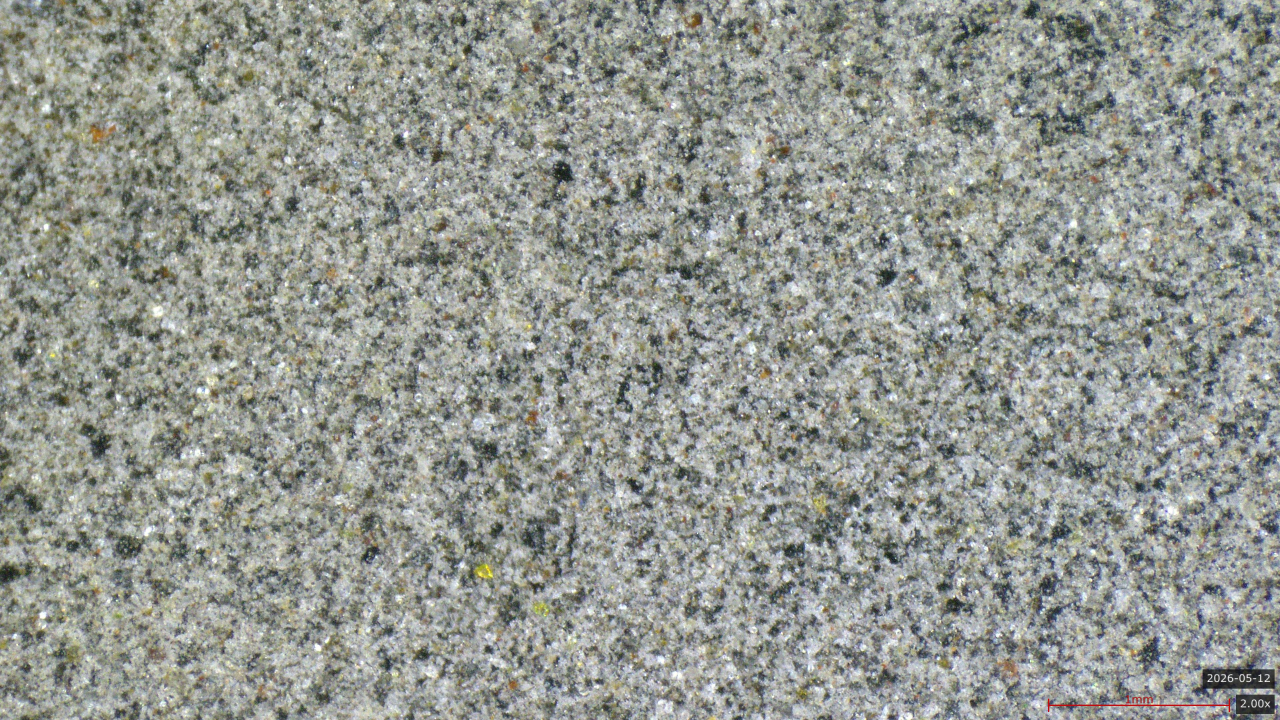
#> input picture images/raw/img260512-13.jpg, 3840 x 2160 px (shown at 1/3 size)
$ python image_pd1.py
#> lines starting #> are read from the running program, lines starting #| are printed output that depends on the picture
"""
Convert images to grayscale and compute H1 (1st order) persistent diagrams
using homcloud's bitmap levelset filtration.
"""

from pathlib import Path
import os
import tempfile
import matplotlib
matplotlib.use('Agg')
import matplotlib.pyplot as plt
import numpy as np
from PIL import Image
import homcloud.interface as hc

_HERE = Path(__file__).resolve().parent
INPUT_DIR  = str(_HERE / 'raw')
OUTPUT_DIR = str(_HERE)
IMAGES = ['img260512-13.jpg', 'img260512-15.jpg']


TARGET_SIZE = (512, 288)  # width x height (16:9, keeps aspect ratio)


def load_grayscale(path):
#> called with path = 'images/raw/img260512-13.jpg'
    img = Image.open(path).convert('L')
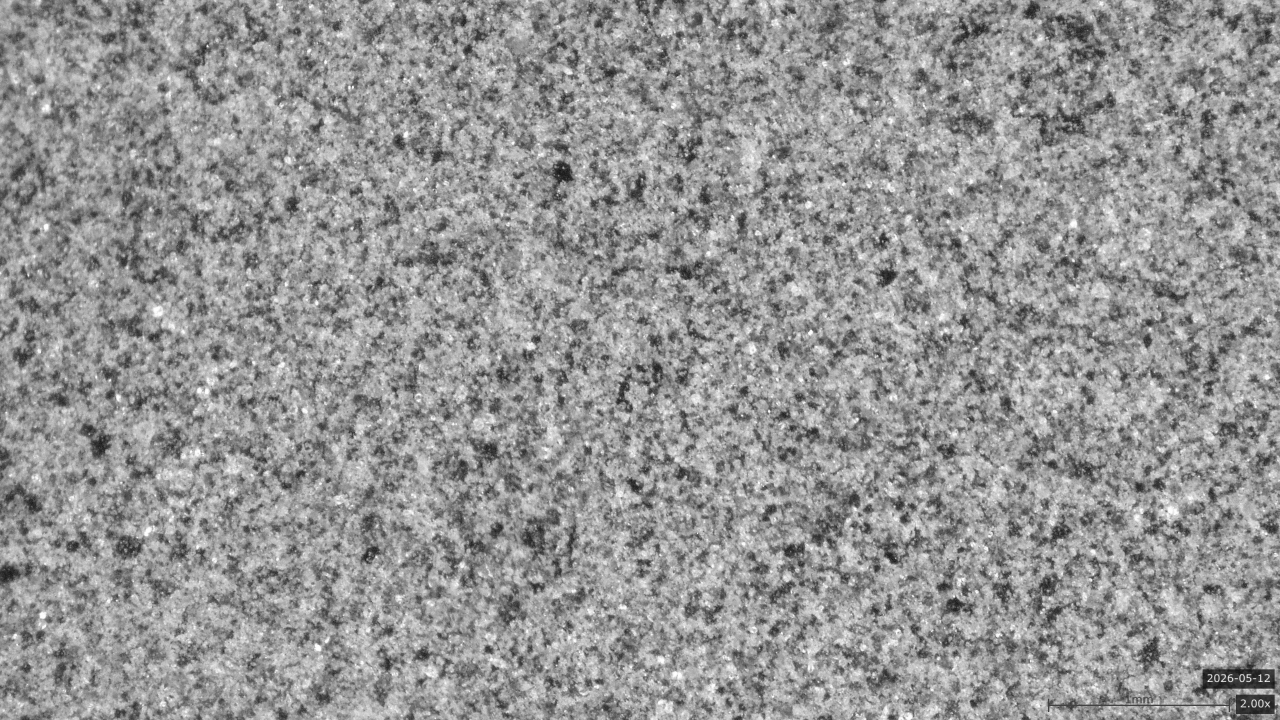
#> img: PIL image 3840x2160 L (shown at 1/3 size); min 0, max 255, mean 149.4
    img = img.resize(TARGET_SIZE, Image.LANCZOS)
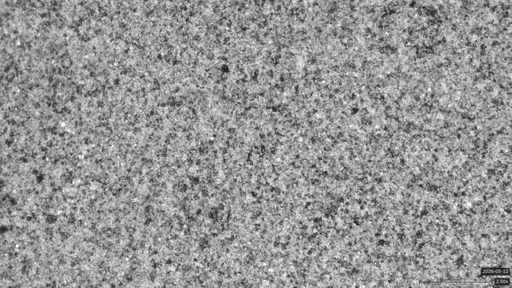
#> img: PIL image 512x288 L; min 19, max 255, mean 149.4
    arr = np.array(img, dtype=np.float64)
    arr = arr / 255.0
    return arr


def compute_pd1(gray_array, pdgm_path, mode='sublevel'):
    pdlist = hc.PDList.from_bitmap_levelset(
        gray_array,
        mode=mode,
        save_to=pdgm_path,
        save_boundary_map=False,
    )
    return pdlist


# [47 lines left out: function plot_pd1, not called in this run]


def process_image(filename, mode='sublevel'):
    base = os.path.splitext(filename)[0]
    img_path  = os.path.join(INPUT_DIR, filename)
    pdgm_path = os.path.join(OUTPUT_DIR, f"{base}_pd1.pdgm")
    png_path  = os.path.join(OUTPUT_DIR, f"{base}_pd1.png")

    print(f"\nProcessing {filename} ...")
    gray = load_grayscale(img_path)
    print(f"  Image shape: {gray.shape},  mode: {mode}")
#|   Image shape: (288, 512),  mode: sublevel

    # Save grayscale image for reference
    gray_png = os.path.join(OUTPUT_DIR, f"{base}_gray.png")
    Image.fromarray((gray * 255).astype(np.uint8)).save(gray_png)
    print(f"  Grayscale saved: {gray_png}")

    pdlist = compute_pd1(gray, pdgm_path, mode=mode)
    pd1 = pdlist.dth_diagram(1)
    pairs = pd1.pairs()
    print(f"  H1 features: {len(pairs)}")

    title = f"H1 Persistent Diagram — {filename}\n(grayscale {mode}level filtration)"
    plot_pd1(pd1, title, png_path)


for fname in IMAGES:
    process_image(fname, mode='sublevel')
#> (the call stopped at in compute_pd1, `pdlist = hc.PDList.from_bitmap_levelset( gray_array, mode=mode, save_t..`: homcloud is not available in this run)
#> pass 2 of the loop `for fname in IMAGES:`:
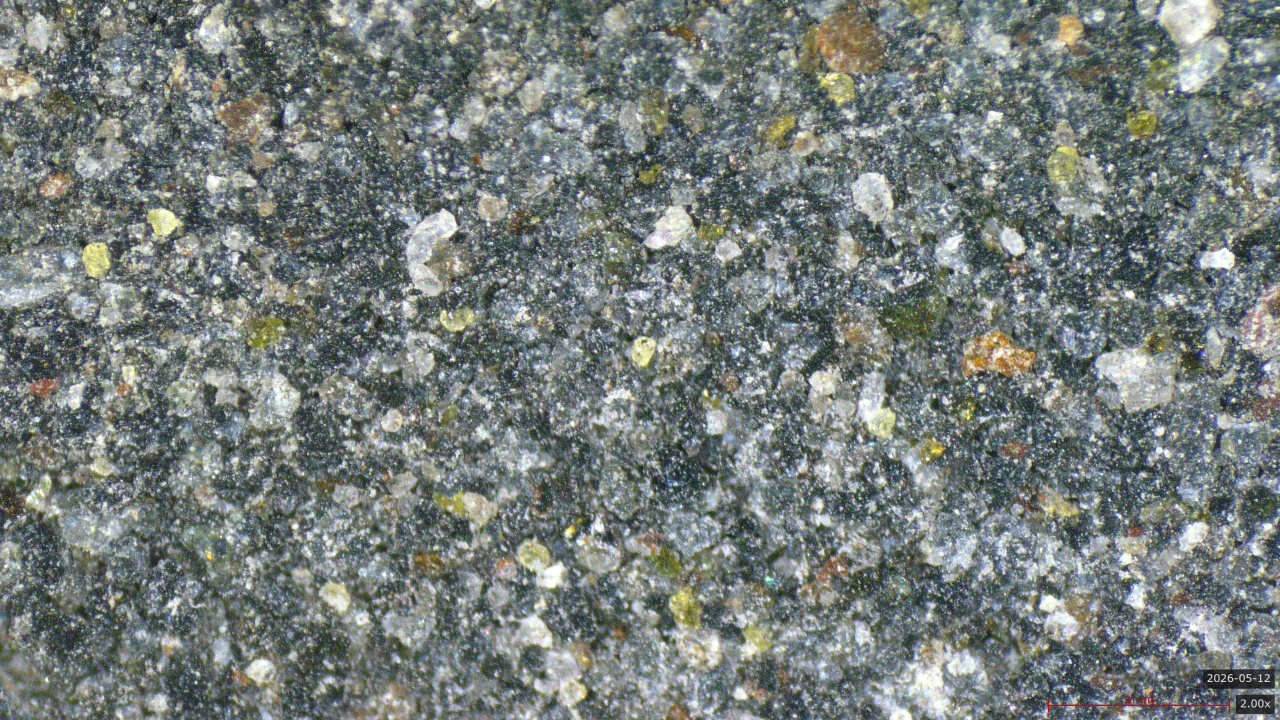
#> input picture images/raw/img260512-15.jpg, 3840 x 2160 px (shown at 1/3 size)
#> in load_grayscale (call 2), `img = Image.open(path).convert('L')`:
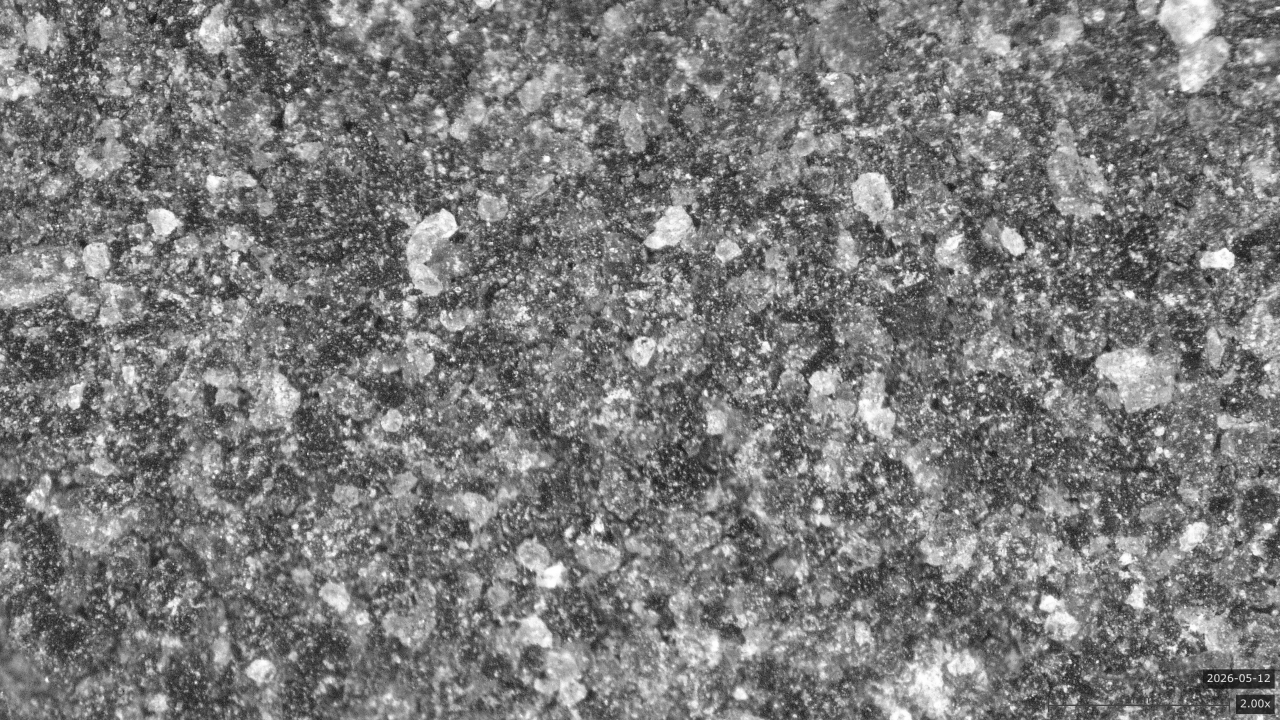
#> img: PIL image 3840x2160 L (shown at 1/3 size); min 0, max 255, mean 122.6
#> in load_grayscale (call 2), `img = img.resize(TARGET_SIZE, Image.LANCZOS)`:
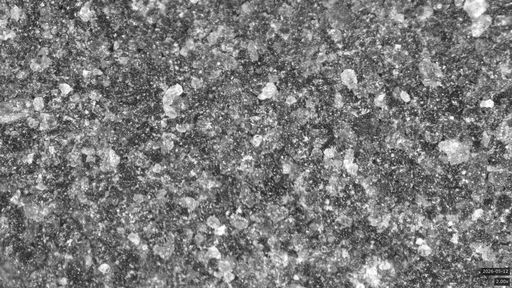
#> img: PIL image 512x288 L; min 13, max 255, mean 122.6
#|   Image shape: (288, 512),  mode: sublevel

print("\nDone.")
